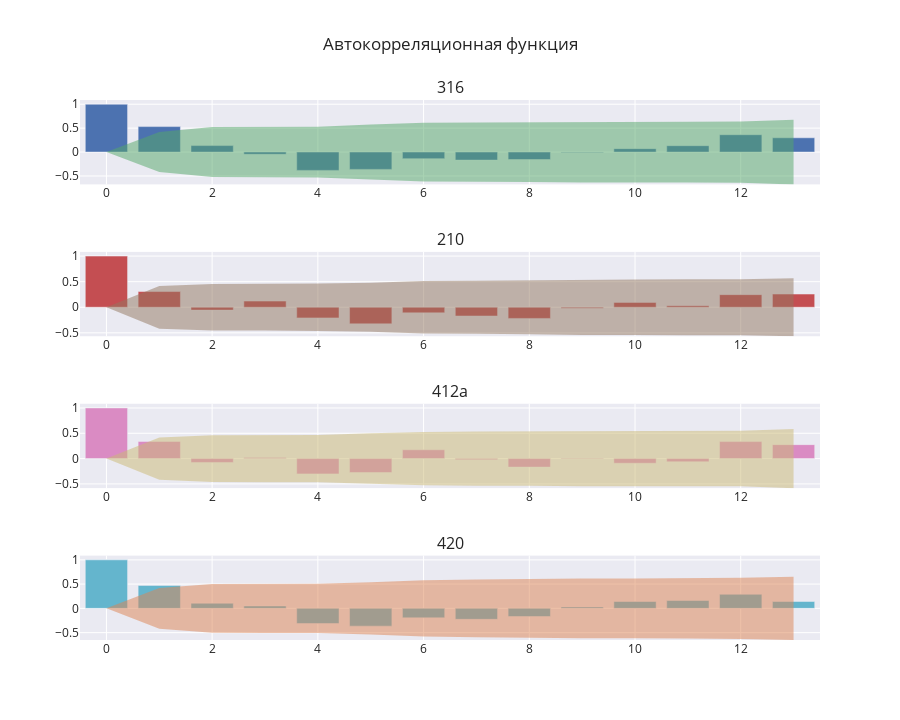

Here is the notebook cell this chart was saved with:
### Code cell
from plotly.subplots import make_subplots
from numpy import arange

fig = make_subplots(rows=len(monthly_acfs), subplot_titles=monthly_acf_df.columns)

for i, monthly_acf in enumerate(monthly_acfs):
    x = arange(len(monthly_acf[0]))
    fig.add_bar(
        x=x,
        y=monthly_acf[0],
        showlegend=False,
        name=monthly_acf_df.columns[i],
        row=i + 1,
        col=1
    )
    fig.add_scatter(
        x=x,
        y=monthly_acf[1][:, 1] - monthly_acf[0],
        mode='lines',
        line_color='rgba(0, 0, 0, 0)',
        showlegend=False,
        name=f'▲{monthly_acf_df.columns[i]}',
        row=i + 1,
        col=1
    )
    fig.add_scatter(
        x=x,
        y=monthly_acf[1][:, 0] - monthly_acf[0],
        mode='none',
        showlegend=False,
        fill='tonextx',
        name=f'▼{monthly_acf_df.columns[i]}',
        row=i + 1,
        col=1
    )
fig.update_layout(
    title='Автокорреляционная функция',
    template='seaborn',
    height=720
)
fig.write_image(analysis_path / 'autocorrelation.png', width=1080)
fig.show()

### Figure 1 — Plotly figure (JSON) as saved in the notebook; plotly's stock layout.template omitted (floating-point values rounded to 4 significant figures)
{"data": [{"name": "316", "showlegend": false, "x": [0, 1, 2, 3, 4, 5, 6, 7, 8, 9, 10, 11, 12, 13], "y": [1.0, 0.5322, 0.1354, -0.04753, -0.3831, -0.3622, -0.1377, -0.1678, -0.1558, -0.006822, 0.07155, 0.133, 0.3625, 0.2983], "type": "bar", "xaxis": "x", "yaxis": "y"}, {"line": {"color": "rgba(0, 0, 0, 0)"}, "mode": "lines", "name": "▲316", "showlegend": false, "x": [0, 1, 2, 3, 4, 5, 6, 7, 8, 9, 10, 11, 12, 13], "y": [0.0, 0.4179, 0.523, 0.5291, 0.5298, 0.5762, 0.6146, 0.62, 0.6279, 0.6346, 0.6346, 0.636, 0.6408, 0.6757], "type": "scatter", "xaxis": "x", "yaxis": "y"}, {"fill": "tonextx", "mode": "none", "name": "▼316", "showlegend": false, "x": [0, 1, 2, 3, 4, 5, 6, 7, 8, 9, 10, 11, 12, 13], "y": [0.0, -0.4179, -0.523, -0.5291, -0.5298, -0.5762, -0.6146, -0.62, -0.6279, -0.6346, -0.6346, -0.636, -0.6408, -0.6757], "type": "scatter", "xaxis": "x", "yaxis": "y"}, {"name": "210", "showlegend": false, "x": [0, 1, 2, 3, 4, 5, 6, 7, 8, 9, 10, 11, 12, 13], "y": [1.0, 0.307, -0.05603, 0.1206, -0.2076, -0.3242, -0.1095, -0.1713, -0.2181, -0.0181, 0.0954, 0.02898, 0.2465, 0.2583], "type": "bar", "xaxis": "x2", "yaxis": "y2"}, {"line": {"color": "rgba(0, 0, 0, 0)"}, "mode": "lines", "name": "▲210", "showlegend": false, "x": [0, 1, 2, 3, 4, 5, 6, 7, 8, 9, 10, 11, 12, 13], "y": [0.0, 0.4179, 0.4556, 0.4568, 0.4623, 0.4783, 0.5152, 0.5193, 0.5291, 0.5445, 0.5446, 0.5475, 0.5478, 0.5669], "type": "scatter", "xaxis": "x2", "yaxis": "y2"}, {"fill": "tonextx", "mode": "none", "name": "▼210", "showlegend": false, "x": [0, 1, 2, 3, 4, 5, 6, 7, 8, 9, 10, 11, 12, 13], "y": [0.0, -0.4179, -0.4556, -0.4568, -0.4623, -0.4783, -0.5152, -0.5193, -0.5291, -0.5445, -0.5446, -0.5475, -0.5478, -0.5669], "type": "scatter", "xaxis": "x2", "yaxis": "y2"}, {"name": "412a", "showlegend": false, "x": [0, 1, 2, 3, 4, 5, 6, 7, 8, 9, 10, 11, 12, 13], "y": [1.0, 0.3395, -0.0761, 0.01985, -0.3017, -0.2755, 0.1747, -0.0215, -0.1677, 0.009821, -0.09117, -0.06282, 0.3361, 0.2761], "type": "bar", "xaxis": "x3", "yaxis": "y3"}, {"line": {"color": "rgba(0, 0, 0, 0)"}, "mode": "lines", "name": "▲412a", "showlegend": false, "x": [0, 1, 2, 3, 4, 5, 6, 7, 8, 9, 10, 11, 12, 13], "y": [0.0, 0.4179, 0.4635, 0.4657, 0.4658, 0.4988, 0.5247, 0.5348, 0.5349, 0.544, 0.544, 0.5467, 0.548, 0.5828], "type": "scatter", "xaxis": "x3", "yaxis": "y3"}, {"fill": "tonextx", "mode": "none", "name": "▼412a", "showlegend": false, "x": [0, 1, 2, 3, 4, 5, 6, 7, 8, 9, 10, 11, 12, 13], "y": [0.0, -0.4179, -0.4635, -0.4657, -0.4658, -0.4988, -0.5247, -0.5348, -0.5349, -0.544, -0.544, -0.5467, -0.548, -0.5828], "type": "scatter", "xaxis": "x3", "yaxis": "y3"}, {"name": "420", "showlegend": false, "x": [0, 1, 2, 3, 4, 5, 6, 7, 8, 9, 10, 11, 12, 13], "y": [1.0, 0.4722, 0.1054, 0.0493, -0.3132, -0.366, -0.1952, -0.2258, -0.1684, 0.02984, 0.1415, 0.1615, 0.2905, 0.1421], "type": "bar", "xaxis": "x4", "yaxis": "y4"}, {"line": {"color": "rgba(0, 0, 0, 0)"}, "mode": "lines", "name": "▲420", "showlegend": false, "x": [0, 1, 2, 3, 4, 5, 6, 7, 8, 9, 10, 11, 12, 13], "y": [0.0, 0.4179, 0.5025, 0.5063, 0.5072, 0.5399, 0.5816, 0.5929, 0.6077, 0.6158, 0.6161, 0.6217, 0.629, 0.652], "type": "scatter", "xaxis": "x4", "yaxis": "y4"}, {"fill": "tonextx", "mode": "none", "name": "▼420", "showlegend": false, "x": [0, 1, 2, 3, 4, 5, 6, 7, 8, 9, 10, 11, 12, 13], "y": [0.0, -0.4179, -0.5025, -0.5063, -0.5072, -0.5399, -0.5816, -0.5929, -0.6077, -0.6158, -0.6161, -0.6217, -0.629, -0.652], "type": "scatter", "xaxis": "x4", "yaxis": "y4"}], "layout": {"xaxis": {"anchor": "y", "domain": [0.0, 1.0]}, "yaxis": {"anchor": "x", "domain": [0.8438, 1.0]}, "xaxis2": {"anchor": "y2", "domain": [0.0, 1.0]}, "yaxis2": {"anchor": "x2", "domain": [0.5625, 0.7188]}, "xaxis3": {"anchor": "y3", "domain": [0.0, 1.0]}, "yaxis3": {"anchor": "x3", "domain": [0.2812, 0.4375]}, "xaxis4": {"anchor": "y4", "domain": [0.0, 1.0]}, "yaxis4": {"anchor": "x4", "domain": [0.0, 0.1562]}, "annotations": [{"font": {"size": 16}, "showarrow": false, "text": "316", "x": 0.5, "xanchor": "center", "xref": "paper", "y": 1.0, "yanchor": "bottom", "yref": "paper"}, {"font": {"size": 16}, "showarrow": false, "text": "210", "x": 0.5, "xanchor": "center", "xref": "paper", "y": 0.7188, "yanchor": "bottom", "yref": "paper"}, {"font": {"size": 16}, "showarrow": false, "text": "412a", "x": 0.5, "xanchor": "center", "xref": "paper", "y": 0.4375, "yanchor": "bottom", "yref": "paper"}, {"font": {"size": 16}, "showarrow": false, "text": "420", "x": 0.5, "xanchor": "center", "xref": "paper", "y": 0.1562, "yanchor": "bottom", "yref": "paper"}], "title": {"text": "Автокорреляционная функция"}, "height": 720}}
